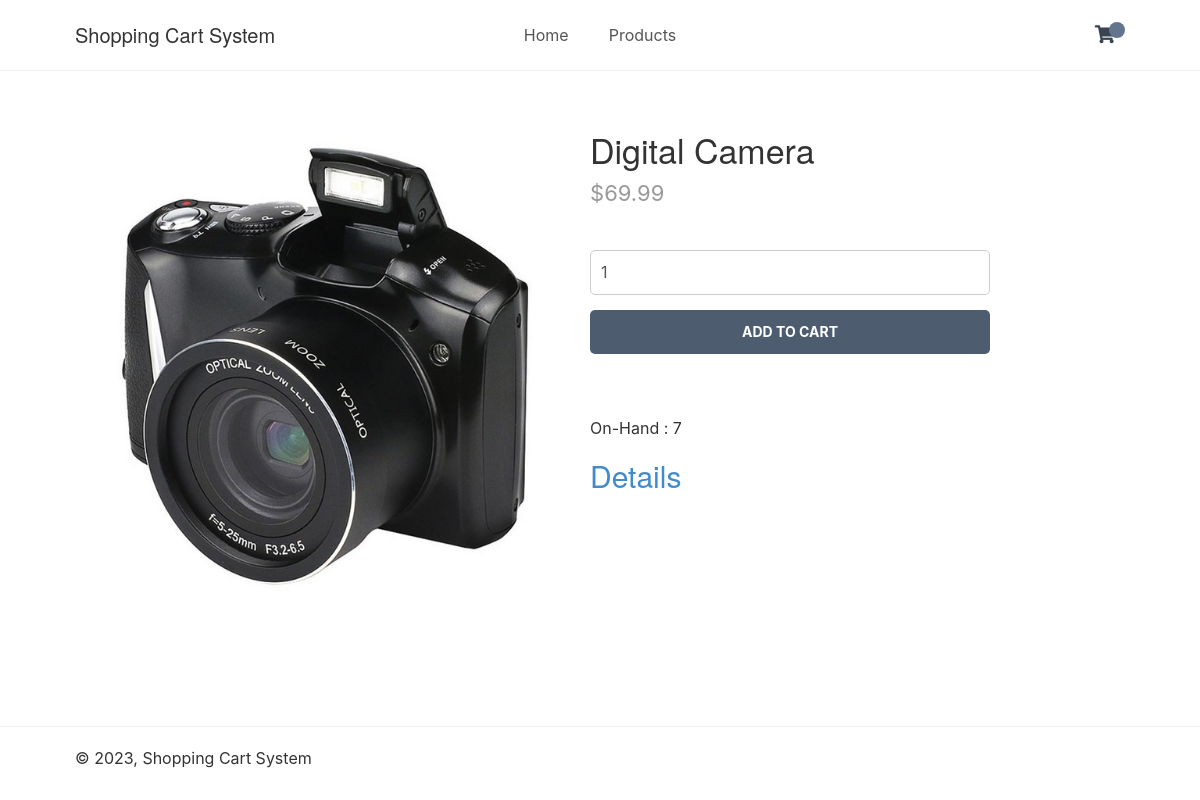
The page /index.php?page=product&id=4 on the database its author committed.
### tables this page shows
CREATE TABLE `products` (
  `id` int(11) NOT NULL,
  `name` varchar(200) NOT NULL,
  `desc` text NOT NULL,
  `price` decimal(7,2) NOT NULL,
  `rrp` decimal(7,2) NOT NULL DEFAULT 0.00,
  `quantity` int(11) NOT NULL,
  `img` text NOT NULL,
  `date_added` datetime NOT NULL DEFAULT current_timestamp()
);

### index.php (called while the page is built, shortened)
<?php
include 'functions.php';
$page = isset($_GET['page']) && file_exists($_GET['page'] . '.php') ? $_GET['page'] : 'home';
include $page . '.php';
?>

### product.php (the view, shortened to what this page needs)
<?php
if (isset($_GET['id'])){
    $stmt = $pdo->prepare('SELECT * FROM products WHERE id = ?');
    $stmt->execute([$_GET['id']]);
    $product = $stmt->fetch(PDO::FETCH_ASSOC);
}
else {
    exit('Product does not exist!');
}
?>
<?=template_header('Product')?>
<div class="product content-wrapper">
    <img src="imgs/<?=$product['img']?>" width="500" height="500" alt="<?=$product['name']?>">
    <div>
        <h1 class="name"><?=$product['name']?></h1>
        <span class="price">
            &dollar;<?=$product['price']?>
        </span>
        <form action="index.php?page=cart" method="post">
             <input type="number" name="quantity" value="1" min="1" max="<?=$product['quantity']?>" placeholder="Quantity" required>
            <input type="submit" value="Add To Cart">
        </form>
        <div class="description">
            <br/>
            On-Hand : <?=$product['quantity']?>
        </div>
        <a href="index.php?page=updateproduct&id=<?=$product['id']?>" class="product"><h2>Details<h2></a>
    </div>
</div>
<?=template_footer()?>

### css/style.css (style rules this page uses)
* { box-sizing: border-box; font-family: -apple-system, BlinkMacSystemFont, "segoe ui", roboto, oxygen, ubuntu, cantarell, "fira sans", "droid sans", "helvetica neue", Arial, sans-serif; font-size: 16px; -webkit-font-smoothing: antialiased; -moz-osx-font-smoothing: grayscale; }
html { height: 100%; }
body { position: relative; min-height: 100%; color: #555555; background-color: #FFFFFF; margin: 0; padding-bottom: 100px; }
h1, h2, h3, h4, h5 { color: #394352; }
.content-wrapper { width: 1050px; margin: 0 auto; }
main > .product { display: flex; padding: 40px 0; }
main > .product > div { padding-left: 15px; }
main > .product h1 { font-size: 34px; font-weight: normal; margin: 0; padding: 20px 0 10px 0; }
main > .product .price { display: block; font-size: 22px; color: #999999; }
main > .product form { display: flex; flex-flow: column; margin: 40px 0; }
main > .product form input[type="number"] { width: 400px; padding: 10px; margin-bottom: 15px; border: 1px solid #ccc; color: #555555; border-radius: 5px; }
main > .product form input[type="submit"] { background: #4e5c70; border: 0; color: #FFFFFF; width: 400px; padding: 12px 0; text-transform: uppercase; font-size: 14px; font-weight: bold; border-radius: 5px; cursor: pointer; }

### rows shown on the page
products: img (picture), name "Digital Camera", price "69.99", quantity "7"
